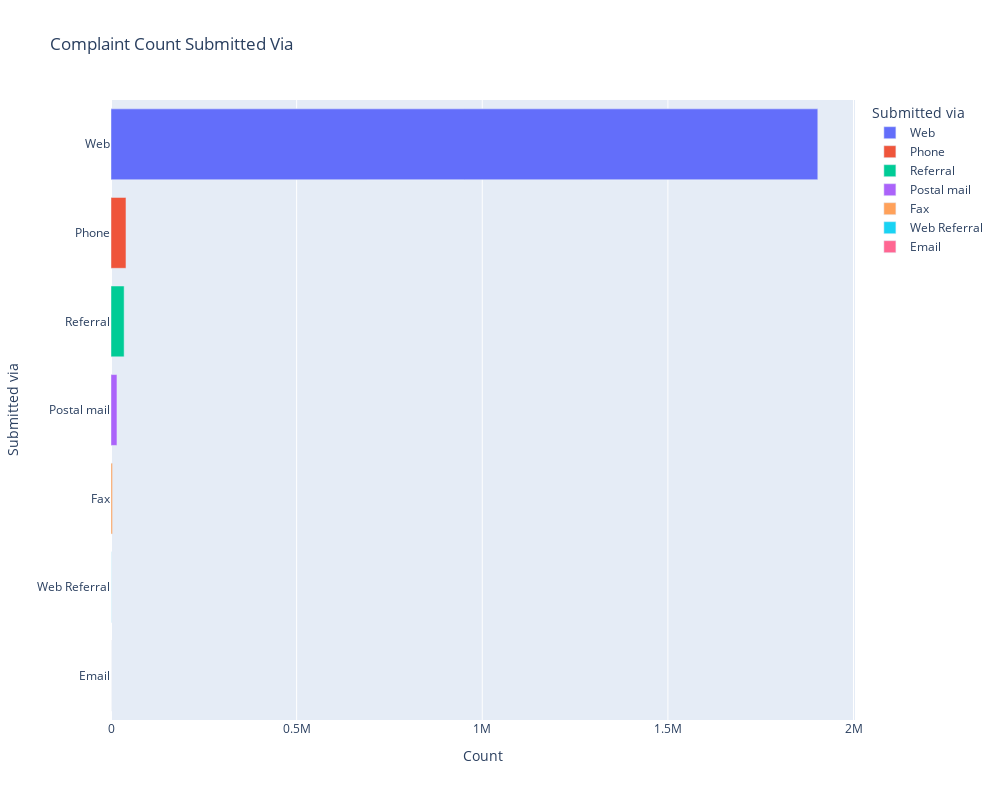

Notebook code cell kept with this figure:
### Code cell
fig = px.bar(submitted, y='Submitted via', x='Count', color='Submitted via', title='Complaint Count Submitted Via',orientation='h', width=1000, height=800)
fig.show()

### Figure 1 — Plotly figure (JSON) as saved in the notebook; plotly's stock layout.template omitted (floating-point values rounded to 4 significant figures)
{"data": [{"alignmentgroup": "True", "hovertemplate": "Submitted via=%{y}<br>Count=%{x}<extra></extra>", "legendgroup": "Web", "marker": {"color": "#636efa", "pattern": {"shape": ""}}, "name": "Web", "offsetgroup": "Web", "orientation": "h", "showlegend": true, "textposition": "auto", "type": "bar", "x": [1903736], "xaxis": "x", "y": ["Web"], "yaxis": "y"}, {"alignmentgroup": "True", "hovertemplate": "Submitted via=%{y}<br>Count=%{x}<extra></extra>", "legendgroup": "Phone", "marker": {"color": "#EF553B", "pattern": {"shape": ""}}, "name": "Phone", "offsetgroup": "Phone", "orientation": "h", "showlegend": true, "textposition": "auto", "type": "bar", "x": [40342], "xaxis": "x", "y": ["Phone"], "yaxis": "y"}, {"alignmentgroup": "True", "hovertemplate": "Submitted via=%{y}<br>Count=%{x}<extra></extra>", "legendgroup": "Referral", "marker": {"color": "#00cc96", "pattern": {"shape": ""}}, "name": "Referral", "offsetgroup": "Referral", "orientation": "h", "showlegend": true, "textposition": "auto", "type": "bar", "x": [35365], "xaxis": "x", "y": ["Referral"], "yaxis": "y"}, {"alignmentgroup": "True", "hovertemplate": "Submitted via=%{y}<br>Count=%{x}<extra></extra>", "legendgroup": "Postal mail", "marker": {"color": "#ab63fa", "pattern": {"shape": ""}}, "name": "Postal mail", "offsetgroup": "Postal mail", "orientation": "h", "showlegend": true, "textposition": "auto", "type": "bar", "x": [16033], "xaxis": "x", "y": ["Postal mail"], "yaxis": "y"}, {"alignmentgroup": "True", "hovertemplate": "Submitted via=%{y}<br>Count=%{x}<extra></extra>", "legendgroup": "Fax", "marker": {"color": "#FFA15A", "pattern": {"shape": ""}}, "name": "Fax", "offsetgroup": "Fax", "orientation": "h", "showlegend": true, "textposition": "auto", "type": "bar", "x": [4111], "xaxis": "x", "y": ["Fax"], "yaxis": "y"}, {"alignmentgroup": "True", "hovertemplate": "Submitted via=%{y}<br>Count=%{x}<extra></extra>", "legendgroup": "Web Referral", "marker": {"color": "#19d3f3", "pattern": {"shape": ""}}, "name": "Web Referral", "offsetgroup": "Web Referral", "orientation": "h", "showlegend": true, "textposition": "auto", "type": "bar", "x": [370], "xaxis": "x", "y": ["Web Referral"], "yaxis": "y"}, {"alignmentgroup": "True", "hovertemplate": "Submitted via=%{y}<br>Count=%{x}<extra></extra>", "legendgroup": "Email", "marker": {"color": "#FF6692", "pattern": {"shape": ""}}, "name": "Email", "offsetgroup": "Email", "orientation": "h", "showlegend": true, "textposition": "auto", "type": "bar", "x": [43], "xaxis": "x", "y": ["Email"], "yaxis": "y"}], "layout": {"barmode": "relative", "height": 800, "legend": {"title": {"text": "Submitted via"}, "tracegroupgap": 0}, "title": {"text": "Complaint Count Submitted Via"}, "width": 1000, "xaxis": {"anchor": "y", "autorange": true, "domain": [0, 1], "range": [0, 2004000.0], "title": {"text": "Count"}, "type": "linear"}, "yaxis": {"anchor": "x", "autorange": true, "categoryarray": ["Email", "Web Referral", "Fax", "Postal mail", "Referral", "Phone", "Web"], "categoryorder": "array", "domain": [0, 1], "range": [-0.5, 6.5], "title": {"text": "Submitted via"}, "type": "category"}}}
